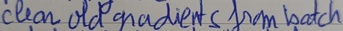
#> input picture data/sample_images/test1.jpg, 343 x 31 px, shrunk from 979 x 89 before the run, found by its file name
$ jupyter execute --allow-errors 02_trocr_base_experiments.ipynb   (shell and % lines are left out)
#> lines starting #> are read from the running program, lines starting #| are printed output that depends on the picture; after the words box and inside, x2 and y2 are one past the last pixel; in counts of white or black regions, pixels touching at a corner belong together
[cell 1]
import torch
import gc

# Clear memory
gc.collect()
torch.cuda.empty_cache()
#> (this line was passed over: torch is not available in this run)

installing necessary libraries

importing all the necessary libraries needed for the work

[cell 2]
from transformers import TrOCRProcessor, VisionEncoderDecoderModel
from PIL import Image
import cv2
import numpy as np
from transformers import TrOCRProcessor, VisionEncoderDecoderModel
from torch.utils.data import DataLoader
import torch
from torch.utils.data import Dataset

defining the functions needed for the pre-processing of the images

[cell 3]
def grayscale(image):
  return cv2.cvtColor(image, cv2.COLOR_BGR2GRAY)

[cell 4]
#deskewing the image that we got

# [34 lines left out: functions getSkewAngle, rotateImage, not called in this run]

def deskew(cvImage):
  angle = getSkewAngle(cvImage)
  return rotateImage(cvImage, -1.0 * angle)

testing the pre-processing on a simple example with only one simple img

[cell 5]
#img pre-processing
#transforming the image to arrays using cv2

img_path= '/media/test1.jpg'
image=cv2.imread(img_path)
#> image is the input picture: shape (31, 343, 3); mean B, G, R 146.7, 136.2, 137.3

img_gray=grayscale(image)
cv2.imwrite("/media/gray.jpg",img_gray)

thresh, image_bw= cv2.threshold(img_gray, 0, 255, cv2.THRESH_BINARY + cv2.THRESH_OTSU)
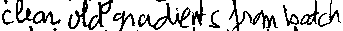
#> image_bw: shape (31, 343); 79.7% white; black in thin lines or dots
#> thresh = 112
#thresh return the threshold value used

cv2.imwrite("/media/bw.jpg",image_bw)

#we need to convert the image to PIL format so we can give it to the model
final_img=Image.open("/media/bw.jpg")

adding more pre-processing to the img to improve the quality of the output by defining a new function: noise removal

[cell 6]
def noise_removal(image):

  #SHARPEN: This defines the edges so they don't bleed together
  kernel_sharpen = np.array([[0, -1, 0], [-1, 5, -1], [0, -1, 0]])
  image = cv2.filter2D(image, -1, kernel_sharpen)

  #a kernel is a small matrix that slides over your image to perform an operation
  kernel_closing = np.ones((3,1), np.uint8)

  #closing small holes
  image = cv2.morphologyEx(image, cv2.MORPH_CLOSE,kernel_closing)
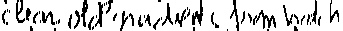
#> image: shape (31, 343); 82.9% white; black in thin lines or dots

  #blur with 3x3 area

  return (image)

applying the new function on the img

[cell 7]
no_noise= noise_removal(image_bw)
cv2.imwrite('/media/no_noise.jpg', no_noise)
#> Out = True

[cell 8]
final_img=Image.open("/media/no_noise.jpg")

testing the same model on the new img saved after the noise removal

#> (a cell that did not finish here is left out)

priting the results and concluding that the result of OCR is getting better with the noise removal

#> (a cell that did not finish here is left out)

time to fine-tune the model using a dataset consisting of photos of my own handwriting and labels containing the correct text

for this opeartion I'll be using GPU with CUDA

importing the dataset by connecting the google drive in which i have uploaded the dataset folder

[cell 11]
from google.colab import drive
drive.mount('/content/drive')

[cell 12]
# Run this ONCE at the start of your notebook
import shutil
import os

print("Copying dataset to local runtime...")
shutil.copytree(
    "/content/drive/MyDrive/Annexes/dataset",  # your drive path
    "/content/dataset"                              # local path
)
print("Done!")

uploading our model as per usual and getting started to train it using the new dataset

[cell 13]
model_id = "microsoft/trocr-base-handwritten"

#> (the rest of this cell did not finish here and is left out)

now, Loading the dataset in python

[cell 14]
import torch
from torch.utils.data import Dataset
from torchvision import transforms
from PIL import Image, ImageFilter
import numpy as np
import cv2

MAX_LABEL_LENGTH = 256

class OCRDataset(Dataset):
    # [43 lines left out: functions __init__, _preprocess, not called in this run]

    def __len__(self):
        return len(self.samples)

    # [31 lines left out: function __getitem__, not called in this run]

[cell 15]
MAX_LABEL_LENGTH = 256

class OCRDataset(Dataset):
    # [15 lines left out: functions __init__, preprocess, not called in this run]

    def __len__(self):
        return len(self.samples)

    # [25 lines left out: function __getitem__, not called in this run]

[cell 16]
dataset_path = "/content/dataset"
#> (the rest of this cell did not finish here and is left out)

the training loop

[cell 17]
from transformers import get_scheduler

NUM_EPOCHS = 15

#> (the rest of this cell did not finish here and is left out)

evaluating the model

[cell 18]
def preprocess(image):
    img       = np.array(image)
    img_gray  = grayscale(img)
    _, img_bw = cv2.threshold(img_gray, 0, 255,
                               cv2.THRESH_BINARY + cv2.THRESH_OTSU)
    no_noise  = noise_removal(img_bw)
    return Image.fromarray(no_noise).convert("RGB")

[cell 19]
# Load and preprocess the exact same way as training
image = Image.open("/media/test5.jpg").convert("RGB")
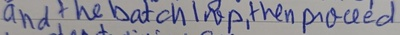
#> input picture data/sample_images/test5.jpg, 400 x 35 px, shrunk from 1143 x 100 before the run, found by its file name
#> image is the input picture: PIL image 400x35 RGB; mean R, G, B 143.6, 142.3, 151.1
image = preprocess(image)
#> in preprocess, `_, img_bw = cv2.threshold(img_gray, 0, 255, cv2.THRESH_BINARY + cv2.TH..`: img_bw: shape (35, 400); 82.6% white; black in thin lines or dots
#> in noise_removal (call 2), `image = cv2.morphologyEx(image, cv2.MORPH_CLOSE,kernel_closing)`:
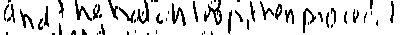
#> image: shape (35, 400); 85.4% white; black in thin lines or dots
#> in preprocess, `return Image.fromarray(no_noise).convert("RGB")`: returned value: PIL image 400x35 RGB; 85.4% white; black in thin lines or dots

#> (the rest of this cell did not finish here and is left out)

**RQ: models gets the image instance from PIL (data type: PIL image), meanwhile the pre-processing is using CV2 (data type: np array)**

The desired pipeline: PIL → NumPy → OpenCV → NumPy → PIL

Saving the model on Google Collab

[cell 20]
import os

# Create a folder to save into
save_path = "/content/trocr-finetuned-15epochs"
os.makedirs(save_path, exist_ok=True)

# Save the model and processor
#> (the rest of this cell did not finish here and is left out)

Saving the fine tuned model on Google drive

[cell 21]
from google.colab import drive
drive.mount('/content/drive')

import shutil
shutil.copytree(
    "/content/trocr-finetuned-15epochs",
    "/content/drive/MyDrive/trocr-finetuned-15epochs"
)

print("Saved to Google Drive!")

Loading back the model from the drive to use it later on

[cell 22]
save_path = "/content/drive/MyDrive/trocr-finetuned"

#> (the rest of this cell did not finish here and is left out)

Trying to identify the lines in the images to feed them then to the model

#> (a cell that did not finish here is left out)

[cell 24]
image_np_original = cv2.imread("/media/test6.jpg")
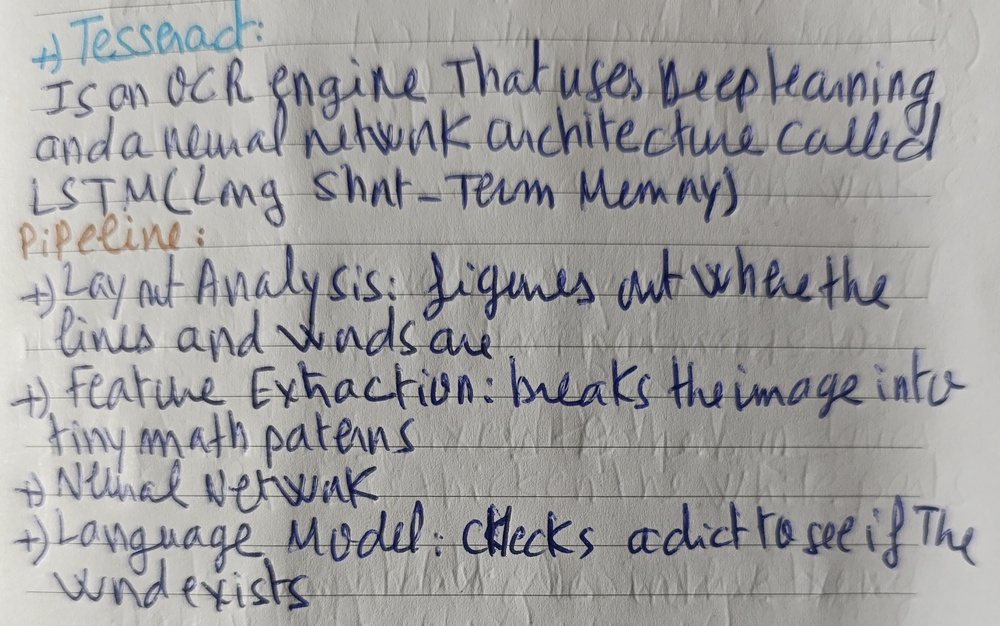
#> input picture data/sample_images/test6.jpg, 1000 x 626 px, shrunk from 2856 x 1789 before the run, found by its file name
#> image_np_original is the input picture: shape (626, 1000, 3); mean B, G, R 158.7, 158.7, 159.5
gray      = cv2.cvtColor(image_np_original, cv2.COLOR_BGR2GRAY)
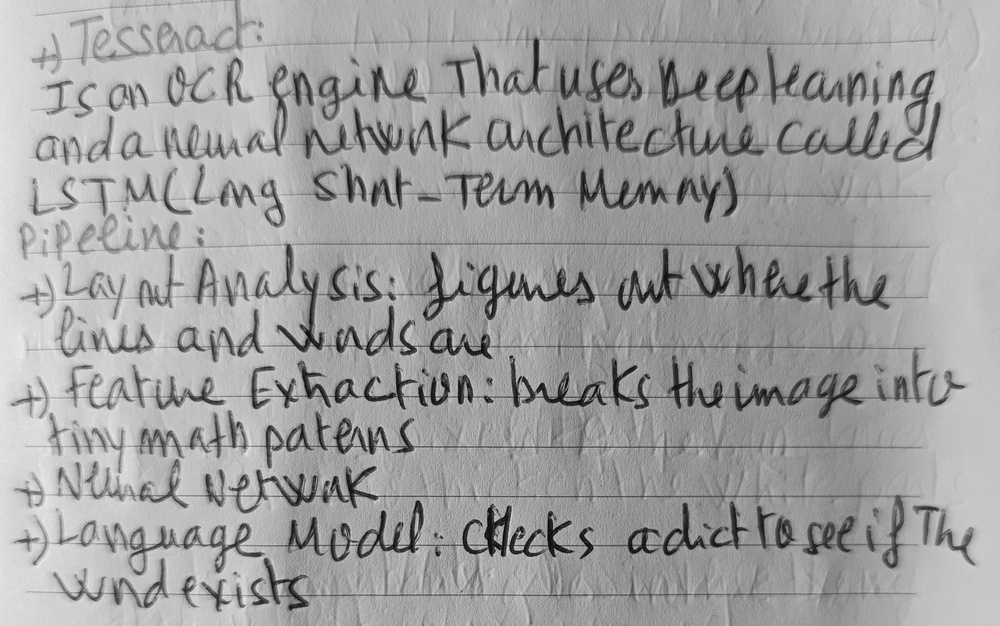
#> gray: shape (626, 1000); min 2, max 240, mean 159
h, w      = gray.shape
#> h = 626; w = 1000

_, thresh = cv2.threshold(gray, 0, 255,
                          cv2.THRESH_BINARY_INV + cv2.THRESH_OTSU)
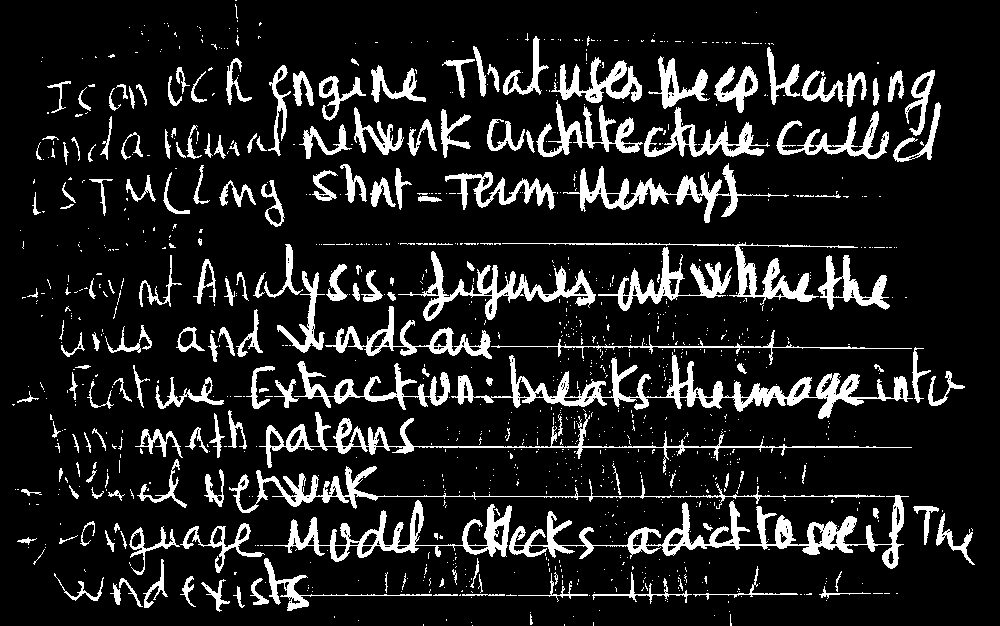
#> thresh: shape (626, 1000); 12.9% white; 1122 white regions (928 under 20 px), largest, box (x1, y1, x2, y2) and area: (451, 352, 913, 419) 6230, (509, 495, 909, 569) 5770, (259, 412, 912, 473) 3353

y = 0
i = 0
c= ''
k= h//12
#> k = 52


#> (the rest of this cell did not finish here and is left out)

[cell 25]
print(c)

#> (a cell that did not finish here is left out)

trying to augment data

[cell 27]
from torchvision import transforms
from PIL import Image
import random

def augment_dataset(image_path, label, n=4):
    """Generate n augmented versions of each image"""
#> called with image_path = '/media/test1.jpg', label = 'this is a label', n = 4
    img = Image.open(image_path).convert("RGB")
    augmented = []

    aug = transforms.Compose([
        transforms.RandomRotation(degrees=3),
        transforms.ColorJitter(
            brightness=0.3,
            contrast  =0.3
        ),
        transforms.RandomAffine(
            degrees   =0,
            translate =(0.02, 0.02),
            shear     =2
        ),
    ])

    for _ in range(n):
        augmented.append((aug(img), label))

    return augmented

# This turns 350 images into 1750

[cell 28]
augment_dataset("/media/test1.jpg", "this is a label")
#> (the call stopped at in augment_dataset, `aug = transforms.Compose([ transforms.RandomRotation(degrees=3), trans..`: torchvision is not available in this run)

[cell 29]
import matplotlib.pyplot as plt

# 1. Run your function
image_path = "/media/test1.jpg"  # Replace with your actual path
#> (the rest of this cell did not finish here and is left out)
